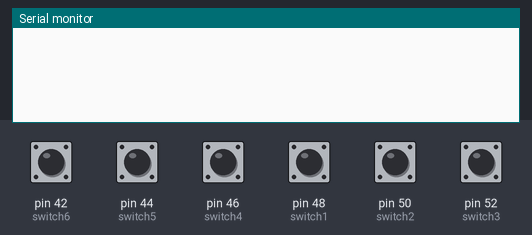
Bench run of a sketch on a simulated Arduino Mega 2560, built with avr-gcc and run on an emulated ATmega2560. Parts: the last lines printed to the serial monitor. Inputs (shaded band) come from the test bench; at power-on: pin 42 (switch6), pin 44 (switch5), pin 46 (switch4), pin 48 (switch1), pin 50 (switch2), pin 52 (switch3) HIGH.

Above: at 1.2 s.
1.3 s: pin 42 (switch6) pulled LOW for 0.15 s
At 1.8 s:
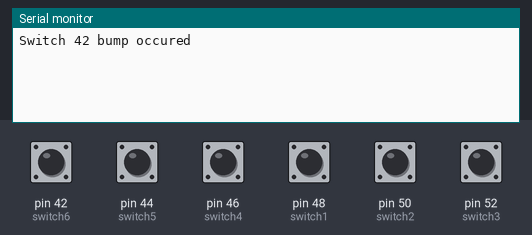
2.9 s: pin 44 (switch5) pulled LOW for 0.15 s
At 4.1 s:
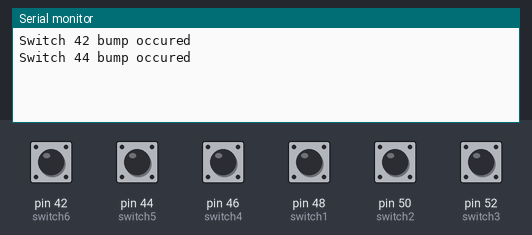
4.5 s: pin 46 (switch4) pulled LOW for 0.15 s
At 5.4 s:
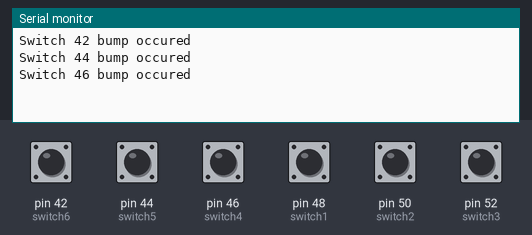
6.1 s: pin 48 (switch1) pulled LOW for 0.15 s
At 6.6 s:
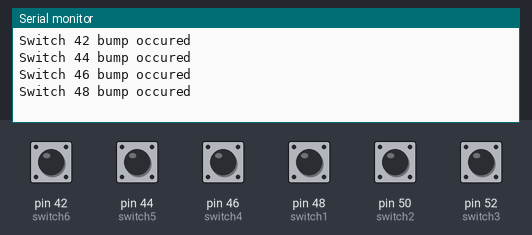
7.7 s: pin 50 (switch2) pulled LOW for 0.15 s
At 8.9 s:
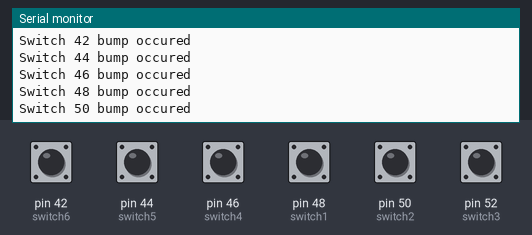
9.3 s: pin 52 (switch3) pulled LOW for 0.15 s
At 10.3 s:
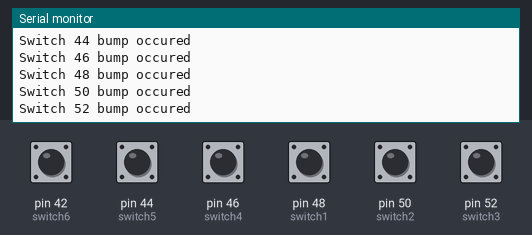
Timing chart, 0 to 11.9 s (numbered marks = the images above; inputs shaded):
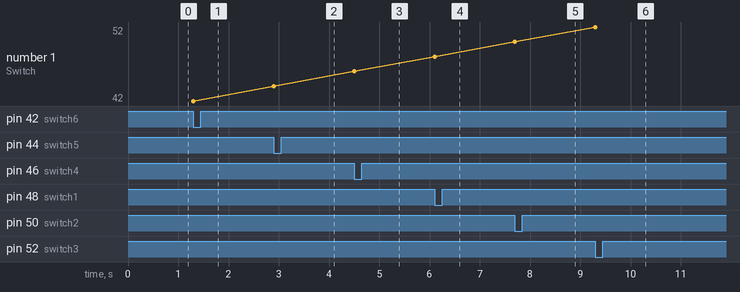

Measured:
- after the input at 1.3 s, the serial monitor: prints a new line at once (image 1)
- after the input at 2.9 s, the serial monitor: prints a new line at once (image 2)
- after the input at 4.5 s, the serial monitor: prints a new line at once (image 3)
- after the input at 6.1 s, the serial monitor: prints a new line at once (image 4)
- after the input at 7.7 s, the serial monitor: prints a new line at once (image 5)
- after the input at 9.3 s, the serial monitor: prints a new line at once (image 6)
- plotted number 1: 42 → 44 after the input at 2.9 s, 44 → 46 after the input at 4.5 s, 46 → 48 after the input at 6.1 s, 48 → 50 after the input at 7.7 s, 50 → 52 after the input at 9.3 s

The sketch:

SwitchTest.ino
```cpp
//Switch Bump test
// Andrew

//pin value for the switch signal
    int switch1 = 48;
    int switch2 = 50;
    int switch3 = 52;
    int switch4 = 46;
    int switch5 = 44;
    int switch6 = 42;

//intialise input signal
    int val1 = 0;
    int val2 = 0;
    int val3 = 0;
    int val4 = 0;
    int val5 = 0;
    int val6 = 0;


void setup() {

    Serial.begin(9600);

    //initialise input Switches
    pinMode(switch1,INPUT);
    pinMode(switch2,INPUT);
    pinMode(switch3,INPUT);
    pinMode(switch4,INPUT);
    pinMode(switch5,INPUT);
    pinMode(switch6,INPUT);


}

void detect_collision(int Switch, int val)
{
    if (val == LOW){
      Serial.print("Switch ");
      Serial.print(Switch);
      Serial.println(" bump occured");

      while (val == LOW){
        val = digitalRead(Switch);
        delay(200);
      }
    }
}

void loop() {

    //read swith values
    val1 = digitalRead(switch1);
    val2 = digitalRead(switch2);
    val3 = digitalRead(switch3);
    val4 = digitalRead(switch4);
    val5 = digitalRead(switch5);
    val6 = digitalRead(switch6);

  //if statement for reading a switch signal once (about 3 times due to bouncing)
    detect_collision(switch1,val1);
    detect_collision(switch2,val2);
    detect_collision(switch3,val3);
    detect_collision(switch4,val4);
    detect_collision(switch5,val5);
    detect_collision(switch6,val6);

}
```
